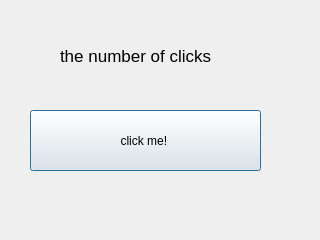
<?xml version="1.0" encoding="UTF-8"?>
<ui version="4.0">
 <class>Dialog</class>
 <widget class="QDialog" name="Dialog">
  <property name="geometry">
   <rect>
    <x>0</x>
    <y>0</y>
    <width>320</width>
    <height>240</height>
   </rect>
  </property>
  <property name="windowTitle">
   <string>Dialog</string>
  </property>
  <widget class="QLabel" name="label">
   <property name="geometry">
    <rect>
     <x>60</x>
     <y>20</y>
     <width>201</width>
     <height>71</height>
    </rect>
   </property>
   <property name="font">
    <font>
     <pointsize>13</pointsize>
    </font>
   </property>
   <property name="text">
    <string>the number of clicks</string>
   </property>
  </widget>
  <widget class="QPushButton" name="pushButton">
   <property name="geometry">
    <rect>
     <x>30</x>
     <y>110</y>
     <width>231</width>
     <height>61</height>
    </rect>
   </property>
   <property name="text">
    <string>click me! </string>
   </property>
  </widget>
 </widget>
 <resources/>
 <connections/>
</ui>
